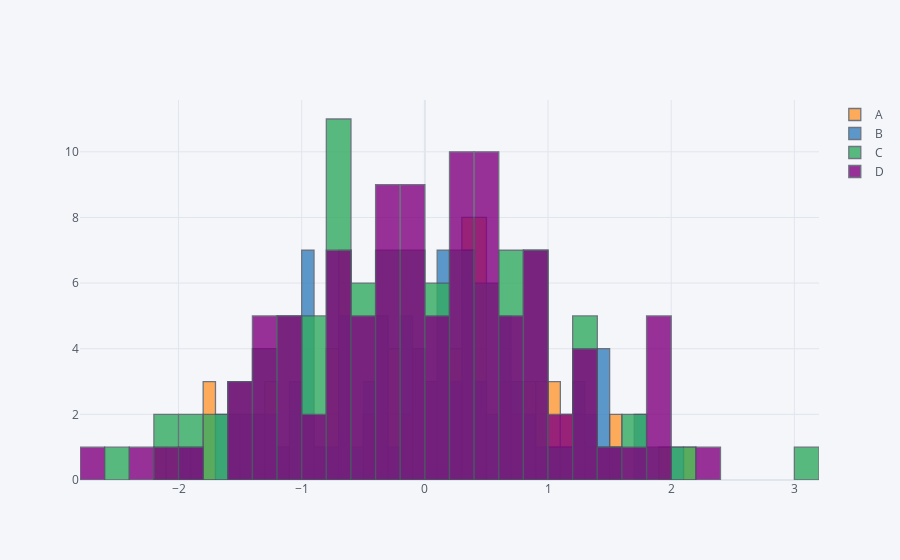

Here is the notebook cell this chart was saved with:
### Code cell
df.iplot(kind='hist',bins=50)
